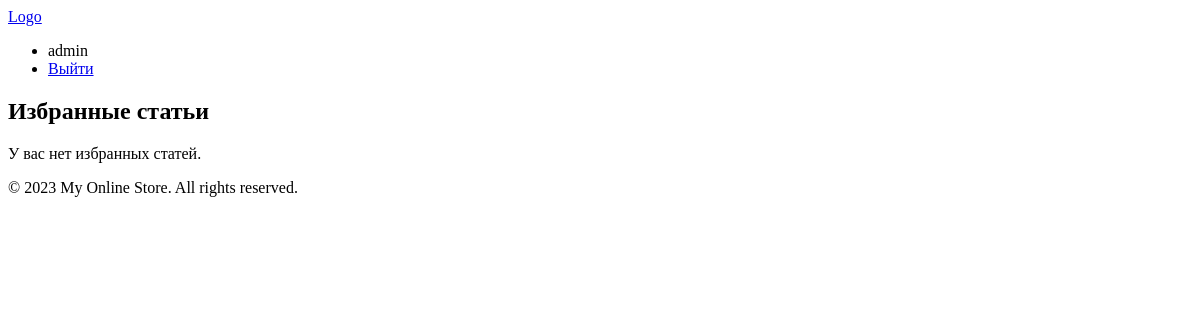
The page /favorites/ (signed in) on the database as committed earlier.
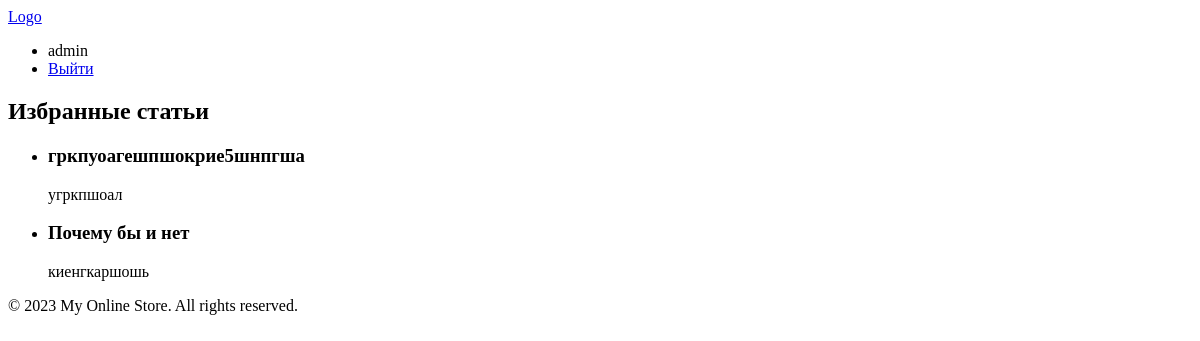
The same page on the database as committed later.
### favorites/models.py (models this page shows, shortened)
class Favorite(models.Model):
    user = models.ForeignKey(User, on_delete=models.CASCADE)
    article = models.ForeignKey(Article, on_delete=models.CASCADE)
    created_date = models.DateTimeField(auto_now_add=True)

### articles/models.py (models this page shows, shortened)
class Article(models.Model):
    channel = models.ForeignKey(Channel, on_delete=models.CASCADE)
    article_title = models.CharField(max_length=100)
    article_description = models.TextField()
    article_created_date = models.DateField(auto_now_add=True)

### favorites/views.py (the view)
# urls.py: path('', favorites_list, name='favorites_list'),
def favorites_list(request):
    favorites = Favorite.objects.filter(user=request.user)
    return render(request, 'favorites/favorites_list.html', {'favorites': favorites})

### favorites/templates/favorites/favorites_list.html
{% extends 'base.html' %}
{% load static %}
{% block content %}
  <h2>Избранные статьи</h2>
  {% if favorites %}
    <ul>
      {% for favorite in favorites %}
        <li>
          <h3>{{ favorite.article.article_title }}</h3>
          <p>{{ favorite.article.article_description }}</p>
        </li>
      {% endfor %}
    </ul>
  {% else %}
    <p>У вас нет избранных статей.</p>
  {% endif %}
{% endblock %}

Rows that differ between the two databases and show on the page:
added Favorite: article.article_title "гркпуоагешпшокрие5шнпгша", article.article_description "угркпшоал"
added Favorite: article.article_title "Почему бы и нет", article.article_description "киенгкаршошь"
Other text that changed with them:
text no longer shown: "У вас нет избранных статей."
